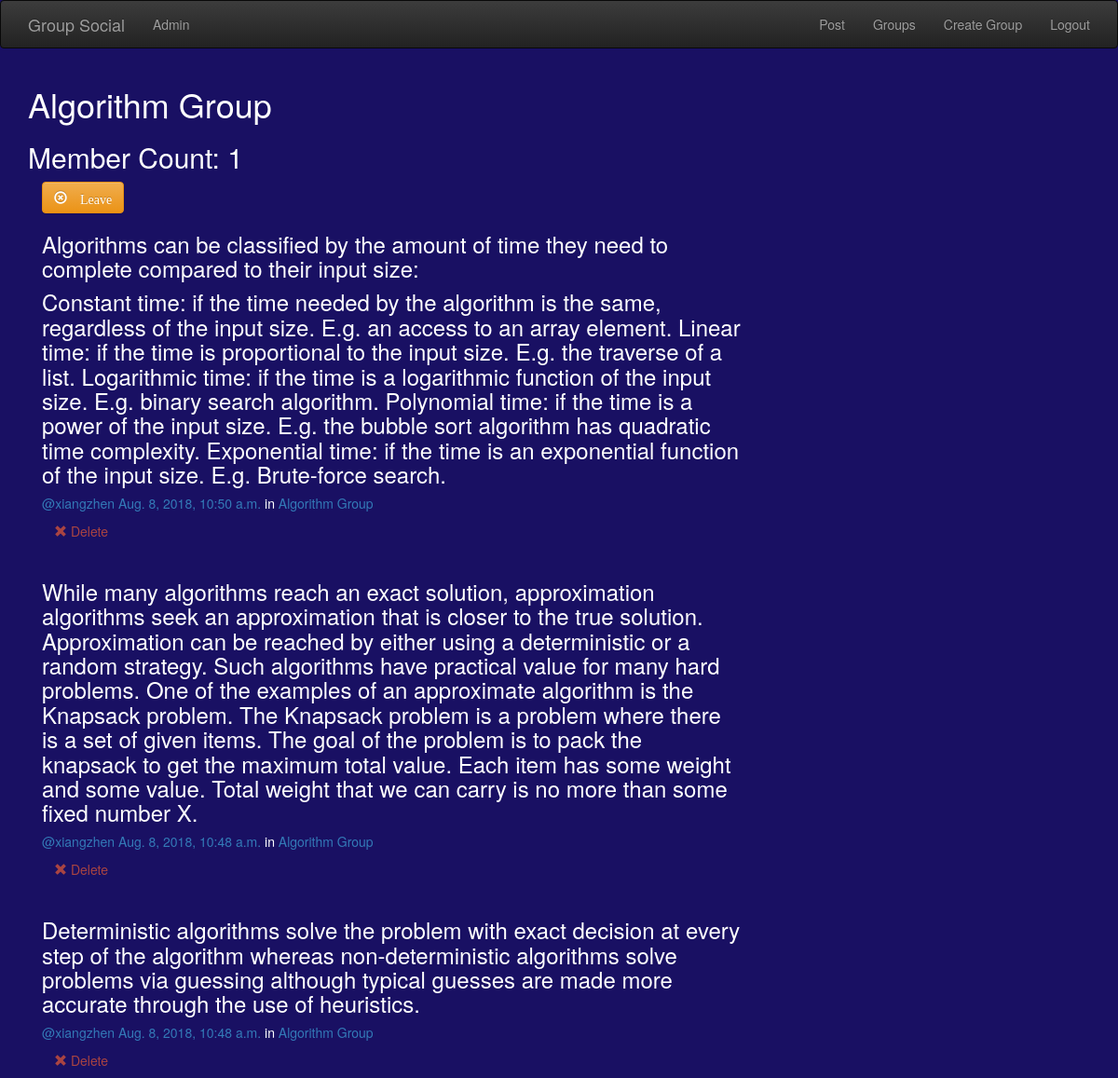
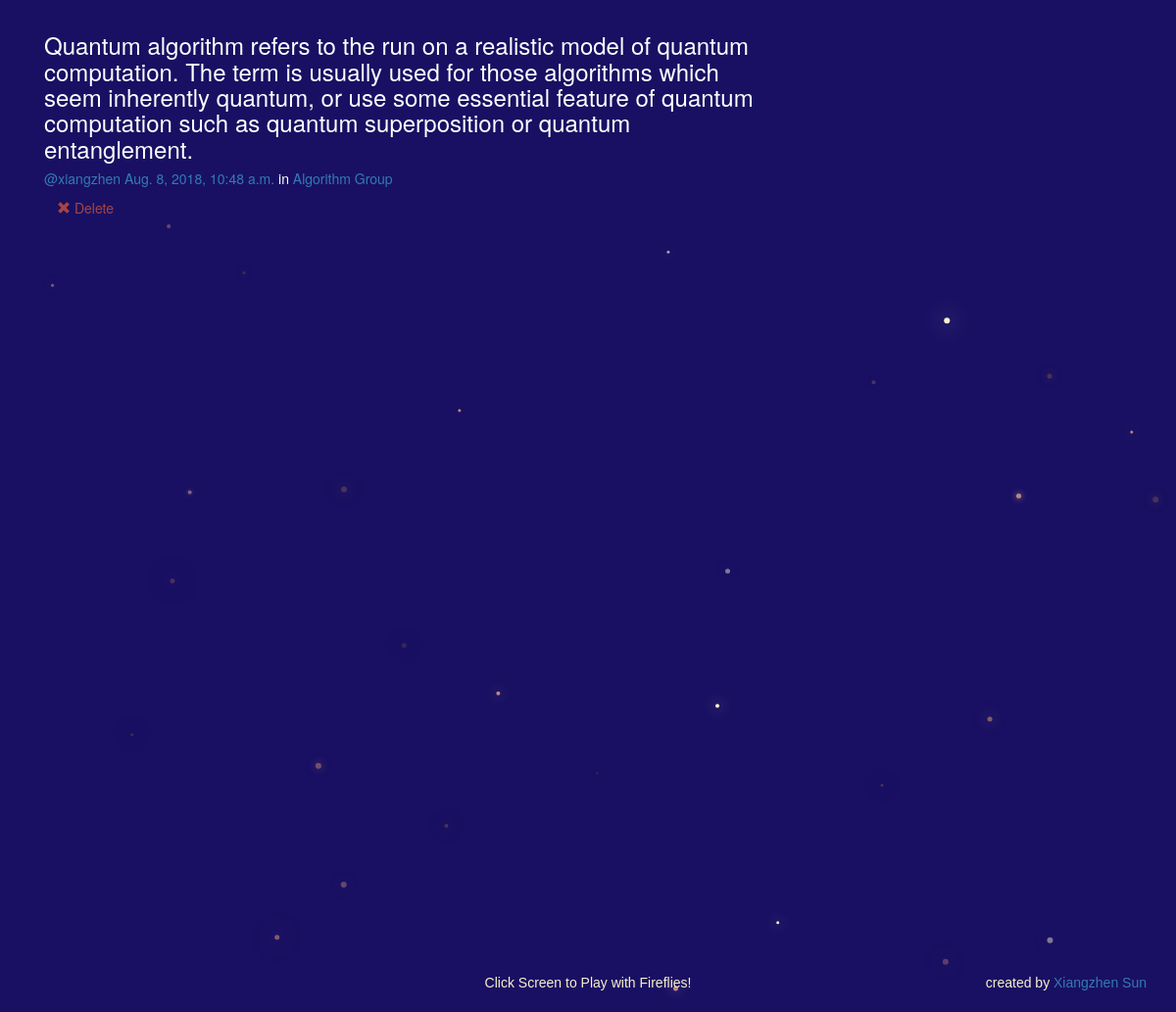
The app's page /groups/posts/in/algorithm-group/ (signed in) with its own data (2 pictures, top to bottom).
### groups/models.py (models this page shows, shortened)
class Group(models.Model):
    name = models.CharField(max_length=255, unique=True)
    slug = models.SlugField(allow_unicode=True, unique=True) #url code does not have to be all ascii: as long as unicode
    description = models.TextField(blank=True, default='')
    description_html = models.TextField(editable=False, default='', blank=True)
    members = models.ManyToManyField(User, through='GroupMember')
    class Meta:
        ordering = ['name']

### posts/models.py (models this page shows, shortened)
class Post(models.Model):
    user = models.ForeignKey(User, related_name='posts', on_delete=models.CASCADE)
    created_at = models.DateTimeField(auto_now=True) #automatically set post time to now()
    message = models.TextField()
    message_html = models.TextField(editable=False)
    group = models.ForeignKey(Group, related_name='posts', null=True, blank=True, on_delete=models.CASCADE)
    class Meta:
        ordering = ['-created_at']
        unique_together = ['user','message']

### groups/views.py (the view)
# urls.py: re_path(r'^posts/in/(?P<slug>[-\w]+)/$', views.SingleGroup.as_view(), name='single'),
class SingleGroup(generic.detail.DetailView):
    model = Group

### groups/templates/groups/group_detail.html
{% extends 'groups/group_base.html'%}
{% block pregroup %}
<h1>{{group.name}}</h1>
<h2>Member Count: {{group.members.count}}</h2>
<div class="container">
  {% if user in group.members.all %}
  <a href="{% url 'groups:leave' slug=group.slug %}" class="btn btn-large btn-warning">
    <span class="glyphicon glyphicon-remove-circle">&nbsp;Leave</span>
  </a>
  {% else %}
  <a href="{% url 'groups:join' slug=group.slug %}" class="btn btn-large btn-primary">
    <span class="glyphicon glyphicon-ok-circle">&nbsp;Join</span>
  </a>
  {% endif %}
</div>
{% endblock %}
{% block group_content %}
<div class="col-md-8">
  {% if group.posts.count == 0 %}
  <h2>No posts in this group yet!</h2>
  {% else %}
    {% for post in group.posts.all %}
      {% include "posts/_post.html" %}
    {% endfor %}
  {% endif %}
</div>
{% endblock %}

### posts/templates/posts/_post.html
<div class="post media">
  <h3>{{post.message_html|safe}}</h3>
  <div class="media-body">
    <h5 class="media-heading">
      <span class="username">
        <a href="{% url 'posts:for_user' username=post.user.username %}">@{{post.user.username}}</a>
      </span>
      <time class="time">
        <a href="{% url 'posts:single' username=post.user.username pk=post.pk %}">{{post.created_at}}</a>
      </time>
      {% if post.group %}
      <span class="group-name">in <a href="#">{{post.group.name}}</a></span>
      {% endif %}
    </h5>
    <div class="media-footer">
      {% if user.is_authenticated and post.user == user %}
          <a href="{% url 'posts:delete' pk=post.pk %}" title="delete" class="btn btn-simple">
            <span class="glyphicon glyphicon-remove text-danger" aria-hidden='true'></span>
            <span class="text-danger icon-label">Delete</span>
          </a>
      {% endif %}
    </div>
  </div>
</div>

### static/simplesocial/css/master.css (style rules this page uses)
html, body { height: 100%; width: 100%; overflow: scroll; background-color: #191063; color: white; margin: 0; }

### records on screen
Group: name "Algorithm Group", members.count "1"
Post: message_html "Algorithms can be classified by the amount of time they need to complete compared to their input size: Constant time: if the time needed by the algorithm is the same, regardless of the input size. E.g. an access to an array element. Linear time: if the time is proportional to the input size. E.g. the traverse of a list. Logarithmic time: if the time is a logarithmic function of the input size. E.g. binary search algorithm. Polynomial time: if the time is a power of the input size. E.g. the bubble sort algorithm has quadratic time complexity. Exponential time: if the time is an exponential function of the input size. E.g. Brute-force search.", user.username "xiangzhen", created_at "Aug. 8, 2018, 10:50 a.m.", group.name "Algorithm Group", shows "Delete"
Post: message_html "While many algorithms reach an exact solution, approximation algorithms seek an approximation that is closer to the true solution. Approximation can be reached by either using a deterministic or a random strategy. Such algorithms have practical value for many hard problems. One of the examples of an approximate algorithm is the Knapsack problem. The Knapsack problem is a problem where there is a set of given items. The goal of the problem is to pack the knapsack to get the maximum total value. Each item has some weight and some value. Total weight that we can carry is no more than some fixed number X.", user.username "xiangzhen", created_at "Aug. 8, 2018, 10:48 a.m.", group.name "Algorithm Group", shows "Delete"
Post: message_html "Deterministic algorithms solve the problem with exact decision at every step of the algorithm whereas non-deterministic algorithms solve problems via guessing although typical guesses are made more accurate through the use of heuristics.", user.username "xiangzhen", created_at "Aug. 8, 2018, 10:48 a.m.", group.name "Algorithm Group", shows "Delete"
Post: message_html "Quantum algorithm refers to the run on a realistic model of quantum computation. The term is usually used for those algorithms which seem inherently quantum, or use some essential feature of quantum computation such as quantum superposition or quantum entanglement.", user.username "xiangzhen", created_at "Aug. 8, 2018, 10:48 a.m.", group.name "Algorithm Group", shows "Delete"
